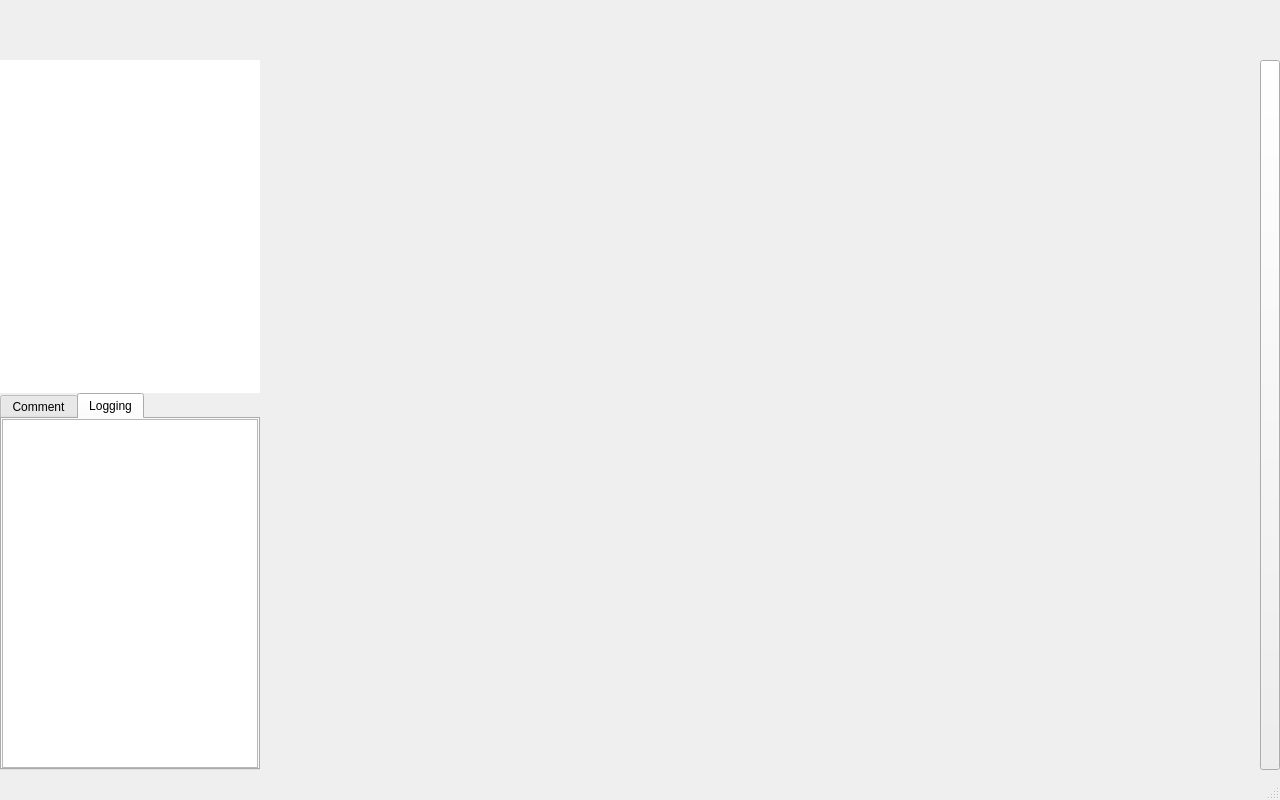
<?xml version="1.0" encoding="UTF-8"?>
<ui version="4.0">
 <class>AssemblyGui</class>
 <widget class="QMainWindow" name="AssemblyGui">
  <property name="geometry">
   <rect>
    <x>0</x>
    <y>0</y>
    <width>1280</width>
    <height>800</height>
   </rect>
  </property>
  <property name="sizePolicy">
   <sizepolicy hsizetype="MinimumExpanding" vsizetype="MinimumExpanding">
    <horstretch>0</horstretch>
    <verstretch>0</verstretch>
   </sizepolicy>
  </property>
  <property name="minimumSize">
   <size>
    <width>1280</width>
    <height>800</height>
   </size>
  </property>
  <property name="windowTitle">
   <string>Matisse 3</string>
  </property>
  <property name="windowIcon">
   <iconset resource="../resources/resources.qrc">
    <normaloff>:/png/ifremer-grand.png</normaloff>:/png/ifremer-grand.png</iconset>
  </property>
  <property name="animated">
   <bool>false</bool>
  </property>
  <widget class="QWidget" name="centralwidget">
   <layout class="QVBoxLayout" name="verticalLayout">
    <property name="spacing">
     <number>0</number>
    </property>
    <property name="leftMargin">
     <number>0</number>
    </property>
    <property name="topMargin">
     <number>0</number>
    </property>
    <property name="rightMargin">
     <number>0</number>
    </property>
    <property name="bottomMargin">
     <number>0</number>
    </property>
    <item>
     <widget class="MainControllBar" name="_MCB_controllBar">
      <property name="sizePolicy">
       <sizepolicy hsizetype="Expanding" vsizetype="Fixed">
        <horstretch>0</horstretch>
        <verstretch>0</verstretch>
       </sizepolicy>
      </property>
      <property name="minimumSize">
       <size>
        <width>300</width>
        <height>60</height>
       </size>
      </property>
      <property name="maximumSize">
       <size>
        <width>16777215</width>
        <height>16777215</height>
       </size>
      </property>
      <property name="frameShape">
       <enum>QFrame::NoFrame</enum>
      </property>
      <property name="frameShadow">
       <enum>QFrame::Raised</enum>
      </property>
      <property name="lineWidth">
       <number>0</number>
      </property>
     </widget>
    </item>
    <item>
     <layout class="QHBoxLayout" name="_HLAY_mapCreationView">
      <property name="spacing">
       <number>0</number>
      </property>
      <item>
       <widget class="QSplitter" name="_SPLIT_leftMenu">
        <property name="enabled">
         <bool>true</bool>
        </property>
        <property name="sizePolicy">
         <sizepolicy hsizetype="Fixed" vsizetype="Expanding">
          <horstretch>0</horstretch>
          <verstretch>0</verstretch>
         </sizepolicy>
        </property>
        <property name="minimumSize">
         <size>
          <width>0</width>
          <height>678</height>
         </size>
        </property>
        <property name="maximumSize">
         <size>
          <width>16777215</width>
          <height>16777215</height>
         </size>
        </property>
        <property name="lineWidth">
         <number>0</number>
        </property>
        <property name="orientation">
         <enum>Qt::Vertical</enum>
        </property>
        <property name="handleWidth">
         <number>0</number>
        </property>
        <property name="childrenCollapsible">
         <bool>false</bool>
        </property>
        <widget class="QWidget" name="verticalLayoutWidget">
         <layout class="QVBoxLayout" name="verticalLayout_4">
          <property name="spacing">
           <number>0</number>
          </property>
          <property name="topMargin">
           <number>0</number>
          </property>
          <item>
           <widget class="QTreeWidget" name="_TRW_assemblies">
            <property name="sizePolicy">
             <sizepolicy hsizetype="Expanding" vsizetype="Expanding">
              <horstretch>0</horstretch>
              <verstretch>0</verstretch>
             </sizepolicy>
            </property>
            <property name="minimumSize">
             <size>
              <width>0</width>
              <height>200</height>
             </size>
            </property>
            <property name="maximumSize">
             <size>
              <width>16777215</width>
              <height>16777215</height>
             </size>
            </property>
            <property name="autoFillBackground">
             <bool>true</bool>
            </property>
            <property name="frameShape">
             <enum>QFrame::NoFrame</enum>
            </property>
            <property name="lineWidth">
             <number>0</number>
            </property>
            <property name="horizontalScrollBarPolicy">
             <enum>Qt::ScrollBarAlwaysOff</enum>
            </property>
            <property name="autoScroll">
             <bool>true</bool>
            </property>
            <property name="dragEnabled">
             <bool>true</bool>
            </property>
            <property name="dragDropMode">
             <enum>QAbstractItemView::DragOnly</enum>
            </property>
            <property name="defaultDropAction">
             <enum>Qt::LinkAction</enum>
            </property>
            <property name="alternatingRowColors">
             <bool>true</bool>
            </property>
            <property name="selectionMode">
             <enum>QAbstractItemView::SingleSelection</enum>
            </property>
            <property name="selectionBehavior">
             <enum>QAbstractItemView::SelectRows</enum>
            </property>
            <property name="iconSize">
             <size>
              <width>10</width>
              <height>10</height>
             </size>
            </property>
            <property name="horizontalScrollMode">
             <enum>QAbstractItemView::ScrollPerPixel</enum>
            </property>
            <property name="indentation">
             <number>20</number>
            </property>
            <property name="uniformRowHeights">
             <bool>true</bool>
            </property>
            <property name="itemsExpandable">
             <bool>true</bool>
            </property>
            <property name="headerHidden">
             <bool>true</bool>
            </property>
            <property name="columnCount">
             <number>1</number>
            </property>
            <attribute name="headerVisible">
             <bool>false</bool>
            </attribute>
            <attribute name="headerMinimumSectionSize">
             <number>100</number>
            </attribute>
            <column>
             <property name="text">
              <string notr="true">1</string>
             </property>
            </column>
           </widget>
          </item>
         </layout>
        </widget>
        <widget class="QStackedWidget" name="_SW_helperTabSets">
         <property name="sizePolicy">
          <sizepolicy hsizetype="Expanding" vsizetype="Expanding">
           <horstretch>0</horstretch>
           <verstretch>0</verstretch>
          </sizepolicy>
         </property>
         <property name="minimumSize">
          <size>
           <width>0</width>
           <height>200</height>
          </size>
         </property>
         <property name="maximumSize">
          <size>
           <width>16777215</width>
           <height>16777215</height>
          </size>
         </property>
         <property name="lineWidth">
          <number>0</number>
         </property>
         <property name="currentIndex">
          <number>0</number>
         </property>
         <widget class="QWidget" name="_WID_mapViewTabSet">
          <property name="sizePolicy">
           <sizepolicy hsizetype="Expanding" vsizetype="Expanding">
            <horstretch>0</horstretch>
            <verstretch>0</verstretch>
           </sizepolicy>
          </property>
          <property name="minimumSize">
           <size>
            <width>0</width>
            <height>200</height>
           </size>
          </property>
          <property name="maximumSize">
           <size>
            <width>16777215</width>
            <height>16777215</height>
           </size>
          </property>
          <layout class="QGridLayout" name="gridLayout_9">
           <property name="leftMargin">
            <number>0</number>
           </property>
           <property name="topMargin">
            <number>0</number>
           </property>
           <property name="rightMargin">
            <number>0</number>
           </property>
           <property name="bottomMargin">
            <number>0</number>
           </property>
           <property name="spacing">
            <number>0</number>
           </property>
           <item row="0" column="0">
            <widget class="MatisseTabWidget" name="_TW_infoTabs">
             <property name="enabled">
              <bool>true</bool>
             </property>
             <property name="sizePolicy">
              <sizepolicy hsizetype="Expanding" vsizetype="Expanding">
               <horstretch>0</horstretch>
               <verstretch>0</verstretch>
              </sizepolicy>
             </property>
             <property name="minimumSize">
              <size>
               <width>0</width>
               <height>200</height>
              </size>
             </property>
             <property name="maximumSize">
              <size>
               <width>16777215</width>
               <height>16777215</height>
              </size>
             </property>
             <property name="currentIndex">
              <number>1</number>
             </property>
             <property name="elideMode">
              <enum>Qt::ElideNone</enum>
             </property>
             <property name="tabBarAutoHide">
              <bool>false</bool>
             </property>
             <widget class="QWidget" name="_TABW_properties">
              <property name="sizePolicy">
               <sizepolicy hsizetype="Expanding" vsizetype="Expanding">
                <horstretch>0</horstretch>
                <verstretch>0</verstretch>
               </sizepolicy>
              </property>
              <property name="minimumSize">
               <size>
                <width>0</width>
                <height>150</height>
               </size>
              </property>
              <property name="maximumSize">
               <size>
                <width>16777215</width>
                <height>16777215</height>
               </size>
              </property>
              <attribute name="title">
               <string>Comment</string>
              </attribute>
              <layout class="QGridLayout" name="gridLayout_3">
               <property name="leftMargin">
                <number>0</number>
               </property>
               <property name="topMargin">
                <number>0</number>
               </property>
               <property name="rightMargin">
                <number>0</number>
               </property>
               <property name="bottomMargin">
                <number>0</number>
               </property>
               <property name="spacing">
                <number>0</number>
               </property>
               <item row="0" column="0">
                <widget class="QTreeWidget" name="_TRW_assemblyInfo">
                 <property name="sizePolicy">
                  <sizepolicy hsizetype="Expanding" vsizetype="Expanding">
                   <horstretch>0</horstretch>
                   <verstretch>0</verstretch>
                  </sizepolicy>
                 </property>
                 <property name="minimumSize">
                  <size>
                   <width>0</width>
                   <height>150</height>
                  </size>
                 </property>
                 <property name="maximumSize">
                  <size>
                   <width>16777215</width>
                   <height>16777215</height>
                  </size>
                 </property>
                 <property name="frameShape">
                  <enum>QFrame::NoFrame</enum>
                 </property>
                 <property name="lineWidth">
                  <number>0</number>
                 </property>
                 <property name="horizontalScrollBarPolicy">
                  <enum>Qt::ScrollBarAlwaysOff</enum>
                 </property>
                 <property name="autoScroll">
                  <bool>false</bool>
                 </property>
                 <property name="autoScrollMargin">
                  <number>0</number>
                 </property>
                 <property name="alternatingRowColors">
                  <bool>true</bool>
                 </property>
                 <property name="selectionMode">
                  <enum>QAbstractItemView::NoSelection</enum>
                 </property>
                 <property name="indentation">
                  <number>0</number>
                 </property>
                 <property name="wordWrap">
                  <bool>true</bool>
                 </property>
                 <property name="columnCount">
                  <number>2</number>
                 </property>
                 <attribute name="headerVisible">
                  <bool>false</bool>
                 </attribute>
                 <attribute name="headerMinimumSectionSize">
                  <number>100</number>
                 </attribute>
                 <attribute name="headerDefaultSectionSize">
                  <number>100</number>
                 </attribute>
                 <column>
                  <property name="text">
                   <string notr="true">Champ</string>
                  </property>
                 </column>
                 <column>
                  <property name="text">
                   <string>Valeur</string>
                  </property>
                 </column>
                </widget>
               </item>
              </layout>
             </widget>
             <widget class="QWidget" name="_TABW_logger">
              <property name="sizePolicy">
               <sizepolicy hsizetype="Expanding" vsizetype="Expanding">
                <horstretch>0</horstretch>
                <verstretch>0</verstretch>
               </sizepolicy>
              </property>
              <property name="minimumSize">
               <size>
                <width>0</width>
                <height>150</height>
               </size>
              </property>
              <property name="maximumSize">
               <size>
                <width>16777215</width>
                <height>16777215</height>
               </size>
              </property>
              <attribute name="title">
               <string>Logging</string>
              </attribute>
              <layout class="QGridLayout" name="gridLayout_7">
               <property name="leftMargin">
                <number>0</number>
               </property>
               <property name="topMargin">
                <number>0</number>
               </property>
               <property name="rightMargin">
                <number>0</number>
               </property>
               <property name="bottomMargin">
                <number>0</number>
               </property>
               <property name="spacing">
                <number>0</number>
               </property>
               <item row="0" column="0">
                <widget class="QTextEdit" name="_QTE_loggingText">
                 <property name="html">
                  <string>&lt;!DOCTYPE HTML PUBLIC &quot;-//W3C//DTD HTML 4.0//EN&quot; &quot;http://www.w3.org/TR/REC-html40/strict.dtd&quot;&gt;
&lt;html&gt;&lt;head&gt;&lt;meta name=&quot;qrichtext&quot; content=&quot;1&quot; /&gt;&lt;style type=&quot;text/css&quot;&gt;
p, li { white-space: pre-wrap; }
&lt;/style&gt;&lt;/head&gt;&lt;body style=&quot; font-family:'MS Shell Dlg 2'; font-size:8.25pt; font-weight:400; font-style:normal;&quot;&gt;
&lt;p style=&quot;-qt-paragraph-type:empty; margin-top:0px; margin-bottom:0px; margin-left:0px; margin-right:0px; -qt-block-indent:0; text-indent:0px;&quot;&gt;&lt;br /&gt;&lt;/p&gt;&lt;/body&gt;&lt;/html&gt;</string>
                 </property>
                </widget>
               </item>
              </layout>
             </widget>
            </widget>
           </item>
          </layout>
         </widget>
         <widget class="QWidget" name="_WID_creationViewTabSet">
          <property name="sizePolicy">
           <sizepolicy hsizetype="Expanding" vsizetype="Expanding">
            <horstretch>0</horstretch>
            <verstretch>0</verstretch>
           </sizepolicy>
          </property>
          <property name="minimumSize">
           <size>
            <width>0</width>
            <height>200</height>
           </size>
          </property>
          <property name="maximumSize">
           <size>
            <width>16777215</width>
            <height>16777215</height>
           </size>
          </property>
          <layout class="QGridLayout" name="gridLayout_8">
           <property name="leftMargin">
            <number>0</number>
           </property>
           <property name="topMargin">
            <number>0</number>
           </property>
           <property name="rightMargin">
            <number>0</number>
           </property>
           <property name="bottomMargin">
            <number>0</number>
           </property>
           <property name="spacing">
            <number>0</number>
           </property>
           <item row="0" column="0">
            <widget class="MatisseTabWidget" name="_TW_creationViewTabs">
             <property name="sizePolicy">
              <sizepolicy hsizetype="Expanding" vsizetype="Expanding">
               <horstretch>0</horstretch>
               <verstretch>0</verstretch>
              </sizepolicy>
             </property>
             <property name="minimumSize">
              <size>
               <width>0</width>
               <height>200</height>
              </size>
             </property>
             <property name="maximumSize">
              <size>
               <width>16777215</width>
               <height>16777215</height>
              </size>
             </property>
             <property name="currentIndex">
              <number>2</number>
             </property>
             <property name="elideMode">
              <enum>Qt::ElideNone</enum>
             </property>
             <widget class="QWidget" name="_TABW_inputs">
              <property name="sizePolicy">
               <sizepolicy hsizetype="Expanding" vsizetype="Expanding">
                <horstretch>0</horstretch>
                <verstretch>0</verstretch>
               </sizepolicy>
              </property>
              <property name="minimumSize">
               <size>
                <width>0</width>
                <height>150</height>
               </size>
              </property>
              <property name="maximumSize">
               <size>
                <width>16777215</width>
                <height>16777215</height>
               </size>
              </property>
              <attribute name="title">
               <string>Sources</string>
              </attribute>
              <layout class="QGridLayout" name="gridLayout_4">
               <property name="leftMargin">
                <number>0</number>
               </property>
               <property name="topMargin">
                <number>5</number>
               </property>
               <property name="rightMargin">
                <number>0</number>
               </property>
               <property name="bottomMargin">
                <number>0</number>
               </property>
               <property name="spacing">
                <number>0</number>
               </property>
               <item row="0" column="0">
                <widget class="QListWidget" name="_LW_inputs">
                 <property name="sizePolicy">
                  <sizepolicy hsizetype="Expanding" vsizetype="Expanding">
                   <horstretch>0</horstretch>
                   <verstretch>0</verstretch>
                  </sizepolicy>
                 </property>
                 <property name="minimumSize">
                  <size>
                   <width>0</width>
                   <height>150</height>
                  </size>
                 </property>
                 <property name="maximumSize">
                  <size>
                   <width>16777215</width>
                   <height>16777215</height>
                  </size>
                 </property>
                 <property name="frameShape">
                  <enum>QFrame::NoFrame</enum>
                 </property>
                 <property name="lineWidth">
                  <number>0</number>
                 </property>
                 <property name="dragDropMode">
                  <enum>QAbstractItemView::DragOnly</enum>
                 </property>
                 <property name="defaultDropAction">
                  <enum>Qt::CopyAction</enum>
                 </property>
                 <property name="alternatingRowColors">
                  <bool>true</bool>
                 </property>
                 <property name="selectionBehavior">
                  <enum>QAbstractItemView::SelectRows</enum>
                 </property>
                 <property name="iconSize">
                  <size>
                   <width>50</width>
                   <height>60</height>
                  </size>
                 </property>
                 <property name="gridSize">
                  <size>
                   <width>0</width>
                   <height>60</height>
                  </size>
                 </property>
                 <property name="uniformItemSizes">
                  <bool>true</bool>
                 </property>
                 <property name="selectionRectVisible">
                  <bool>true</bool>
                 </property>
                </widget>
               </item>
              </layout>
             </widget>
             <widget class="QWidget" name="_TABW_processors">
              <property name="sizePolicy">
               <sizepolicy hsizetype="Expanding" vsizetype="Expanding">
                <horstretch>0</horstretch>
                <verstretch>0</verstretch>
               </sizepolicy>
              </property>
              <property name="minimumSize">
               <size>
                <width>0</width>
                <height>150</height>
               </size>
              </property>
              <property name="maximumSize">
               <size>
                <width>16777215</width>
                <height>16777215</height>
               </size>
              </property>
              <attribute name="title">
               <string>Processors</string>
              </attribute>
              <layout class="QGridLayout" name="gridLayout_5">
               <property name="leftMargin">
                <number>0</number>
               </property>
               <property name="topMargin">
                <number>5</number>
               </property>
               <property name="rightMargin">
                <number>0</number>
               </property>
               <property name="bottomMargin">
                <number>0</number>
               </property>
               <property name="spacing">
                <number>0</number>
               </property>
               <item row="0" column="0">
                <widget class="QListWidget" name="_LW_processors">
                 <property name="sizePolicy">
                  <sizepolicy hsizetype="Expanding" vsizetype="Expanding">
                   <horstretch>0</horstretch>
                   <verstretch>0</verstretch>
                  </sizepolicy>
                 </property>
                 <property name="minimumSize">
                  <size>
                   <width>0</width>
                   <height>150</height>
                  </size>
                 </property>
                 <property name="maximumSize">
                  <size>
                   <width>16777215</width>
                   <height>16777215</height>
                  </size>
                 </property>
                 <property name="frameShape">
                  <enum>QFrame::NoFrame</enum>
                 </property>
                 <property name="lineWidth">
                  <number>0</number>
                 </property>
                 <property name="dragDropMode">
                  <enum>QAbstractItemView::DragOnly</enum>
                 </property>
                 <property name="defaultDropAction">
                  <enum>Qt::CopyAction</enum>
                 </property>
                 <property name="alternatingRowColors">
                  <bool>true</bool>
                 </property>
                 <property name="selectionBehavior">
                  <enum>QAbstractItemView::SelectRows</enum>
                 </property>
                 <property name="iconSize">
                  <size>
                   <width>50</width>
                   <height>60</height>
                  </size>
                 </property>
                 <property name="gridSize">
                  <size>
                   <width>0</width>
                   <height>60</height>
                  </size>
                 </property>
                 <property name="uniformItemSizes">
                  <bool>true</bool>
                 </property>
                 <property name="selectionRectVisible">
                  <bool>true</bool>
                 </property>
                </widget>
               </item>
              </layout>
             </widget>
             <widget class="QWidget" name="_TABW_outputs">
              <property name="sizePolicy">
               <sizepolicy hsizetype="Expanding" vsizetype="Expanding">
                <horstretch>0</horstretch>
                <verstretch>0</verstretch>
               </sizepolicy>
              </property>
              <property name="minimumSize">
               <size>
                <width>0</width>
                <height>150</height>
               </size>
              </property>
              <property name="maximumSize">
               <size>
                <width>16777215</width>
                <height>16777215</height>
               </size>
              </property>
              <attribute name="title">
               <string>Destinations</string>
              </attribute>
              <layout class="QGridLayout" name="gridLayout_6">
               <property name="leftMargin">
                <number>0</number>
               </property>
               <property name="topMargin">
                <number>5</number>
               </property>
               <property name="rightMargin">
                <number>0</number>
               </property>
               <property name="bottomMargin">
                <number>0</number>
               </property>
               <property name="spacing">
                <number>0</number>
               </property>
               <item row="0" column="0">
                <widget class="QListWidget" name="_LW_outputs">
                 <property name="minimumSize">
                  <size>
                   <width>0</width>
                   <height>150</height>
                  </size>
                 </property>
                 <property name="maximumSize">
                  <size>
                   <width>16777215</width>
                   <height>16777215</height>
                  </size>
                 </property>
                 <property name="frameShape">
                  <enum>QFrame::NoFrame</enum>
                 </property>
                 <property name="lineWidth">
                  <number>0</number>
                 </property>
                 <property name="dragDropMode">
                  <enum>QAbstractItemView::DragOnly</enum>
                 </property>
                 <property name="defaultDropAction">
                  <enum>Qt::CopyAction</enum>
                 </property>
                 <property name="alternatingRowColors">
                  <bool>true</bool>
                 </property>
                 <property name="selectionBehavior">
                  <enum>QAbstractItemView::SelectRows</enum>
                 </property>
                 <property name="iconSize">
                  <size>
                   <width>50</width>
                   <height>60</height>
                  </size>
                 </property>
                 <property name="gridSize">
                  <size>
                   <width>0</width>
                   <height>60</height>
                  </size>
                 </property>
                 <property name="uniformItemSizes">
                  <bool>true</bool>
                 </property>
                 <property name="selectionRectVisible">
                  <bool>true</bool>
                 </property>
                </widget>
               </item>
              </layout>
             </widget>
            </widget>
           </item>
          </layout>
         </widget>
        </widget>
       </widget>
      </item>
      <item>
       <widget class="QWidget" name="_WID_workViewContainer" native="true">
        <property name="sizePolicy">
         <sizepolicy hsizetype="Expanding" vsizetype="Expanding">
          <horstretch>0</horstretch>
          <verstretch>0</verstretch>
         </sizepolicy>
        </property>
        <layout class="QGridLayout" name="gridLayout_2">
         <property name="leftMargin">
          <number>0</number>
         </property>
         <property name="topMargin">
          <number>0</number>
         </property>
         <property name="rightMargin">
          <number>0</number>
         </property>
         <property name="bottomMargin">
          <number>0</number>
         </property>
         <property name="spacing">
          <number>0</number>
         </property>
         <item row="0" column="0">
          <widget class="QStackedWidget" name="_SW_viewStack">
           <property name="sizePolicy">
            <sizepolicy hsizetype="Expanding" vsizetype="Expanding">
             <horstretch>100</horstretch>
             <verstretch>100</verstretch>
            </sizepolicy>
           </property>
           <property name="minimumSize">
            <size>
             <width>580</width>
             <height>710</height>
            </size>
           </property>
           <property name="sizeIncrement">
            <size>
             <width>0</width>
             <height>0</height>
            </size>
           </property>
           <property name="baseSize">
            <size>
             <width>0</width>
             <height>0</height>
            </size>
           </property>
           <property name="lineWidth">
            <number>0</number>
           </property>
           <property name="currentIndex">
            <number>0</number>
           </property>
           <widget class="DataViewer" name="_WID_mapViewSceneContainer">
            <property name="sizePolicy">
             <sizepolicy hsizetype="Expanding" vsizetype="Expanding">
              <horstretch>0</horstretch>
              <verstretch>0</verstretch>
             </sizepolicy>
            </property>
            <property name="minimumSize">
             <size>
              <width>580</width>
              <height>710</height>
             </size>
            </property>
           </widget>
           <widget class="MatisseServer::AssemblyEditor" name="_WID_creationSceneContainer">
            <property name="sizePolicy">
             <sizepolicy hsizetype="Expanding" vsizetype="Expanding">
              <horstretch>0</horstretch>
              <verstretch>0</verstretch>
             </sizepolicy>
            </property>
            <property name="minimumSize">
             <size>
              <width>580</width>
              <height>710</height>
             </size>
            </property>
           </widget>
          </widget>
         </item>
        </layout>
       </widget>
      </item>
      <item>
       <widget class="QScrollArea" name="_SCA_parametersDock">
        <property name="sizePolicy">
         <sizepolicy hsizetype="Fixed" vsizetype="Expanding">
          <horstretch>0</horstretch>
          <verstretch>0</verstretch>
         </sizepolicy>
        </property>
        <property name="minimumSize">
         <size>
          <width>400</width>
          <height>0</height>
         </size>
        </property>
        <property name="frameShape">
         <enum>QFrame::NoFrame</enum>
        </property>
        <property name="lineWidth">
         <number>0</number>
        </property>
        <property name="widgetResizable">
         <bool>true</bool>
        </property>
        <widget class="QWidget" name="scrollAreaWidgetContents">
         <property name="geometry">
          <rect>
           <x>0</x>
           <y>0</y>
           <width>400</width>
           <height>708</height>
          </rect>
         </property>
        </widget>
       </widget>
      </item>
      <item>
       <widget class="MatisseServer::ParametersFoldButton" name="_PB_parameterFold">
        <property name="sizePolicy">
         <sizepolicy hsizetype="Fixed" vsizetype="Expanding">
          <horstretch>0</horstretch>
          <verstretch>0</verstretch>
         </sizepolicy>
        </property>
        <property name="minimumSize">
         <size>
          <width>20</width>
          <height>0</height>
         </size>
        </property>
        <property name="maximumSize">
         <size>
          <width>20</width>
          <height>16777215</height>
         </size>
        </property>
        <property name="toolTip">
         <string>Deplier la fenetre de parametrage</string>
        </property>
        <property name="text">
         <string/>
        </property>
        <property name="icon">
         <iconset resource="../icons.qrc">
          <normaloff>:/qss_icons/icons/Roue.svg</normaloff>:/qss_icons/icons/Roue.svg</iconset>
        </property>
       </widget>
      </item>
     </layout>
    </item>
   </layout>
  </widget>
  <widget class="QStatusBar" name="statusbar">
   <property name="sizePolicy">
    <sizepolicy hsizetype="Expanding" vsizetype="Fixed">
     <horstretch>0</horstretch>
     <verstretch>0</verstretch>
    </sizepolicy>
   </property>
   <property name="minimumSize">
    <size>
     <width>1280</width>
     <height>30</height>
    </size>
   </property>
   <property name="maximumSize">
    <size>
     <width>16777215</width>
     <height>30</height>
    </size>
   </property>
   <property name="layoutDirection">
    <enum>Qt::LeftToRight</enum>
   </property>
  </widget>
 </widget>
 <customwidgets>
  <customwidget>
   <class>DataViewer</class>
   <extends>QWidget</extends>
   <header>UserFormWidget.h</header>
  </customwidget>
  <customwidget>
   <class>MainControllBar</class>
   <extends>QFrame</extends>
   <header>MainControllBar.h</header>
   <container>1</container>
  </customwidget>
  <customwidget>
   <class>MatisseTabWidget</class>
   <extends>QTabWidget</extends>
   <header>MatisseTabWidget.h</header>
   <container>1</container>
  </customwidget>
  <customwidget>
   <class>MatisseServer::AssemblyEditor</class>
   <extends>QWidget</extends>
   <header>ExpertFormWidget.h</header>
   <container>1</container>
  </customwidget>
  <customwidget>
   <class>MatisseServer::ParametersFoldButton</class>
   <extends>QPushButton</extends>
   <header>ParametersFoldButton.h</header>
  </customwidget>
 </customwidgets>
 <resources>
  <include location="../icons.qrc"/>
  <include location="../resources/resources.qrc"/>
 </resources>
 <connections/>
</ui>
